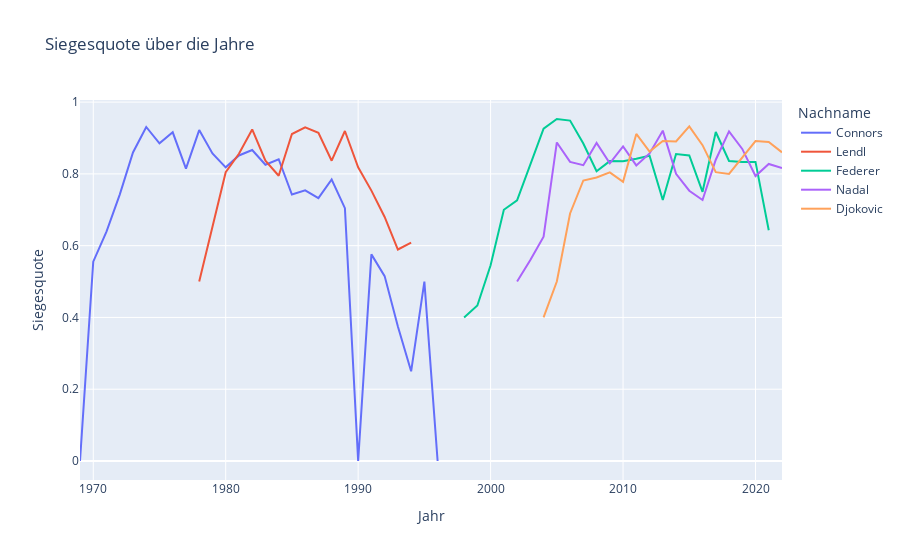

Here is the notebook cell this chart was saved with:
### Code cell
fig = px.line(df_top5, x='Jahr', y='Siegesquote', color='Nachname', title='Siegesquote über die Jahre')

fig.update_layout(xaxis_title='Jahr', yaxis_title='Siegesquote')

fig.show()

### Figure 1 — Plotly figure (JSON) as saved in the notebook; plotly's stock layout.template omitted (floating-point values rounded to 4 significant figures)
{"data": [{"hovertemplate": "Nachname=Connors<br>Jahr=%{x}<br>Siegesquote=%{y}<extra></extra>", "legendgroup": "Connors", "line": {"color": "#636efa", "dash": "solid"}, "marker": {"symbol": "circle"}, "mode": "lines", "name": "Connors", "orientation": "v", "showlegend": true, "type": "scatter", "x": [1969, 1970, 1971, 1972, 1973, 1974, 1975, 1976, 1977, 1978, 1979, 1980, 1981, 1982, 1983, 1984, 1985, 1986, 1987, 1988, 1989, 1990, 1991, 1992, 1993, 1994, 1995, 1996], "xaxis": "x", "y": [0, 0.5556, 0.6389, 0.7423, 0.8598, 0.9307, 0.8851, 0.9159, 0.8148, 0.9221, 0.8571, 0.8182, 0.8514, 0.8667, 0.8254, 0.8409, 0.7424, 0.7541, 0.7324, 0.7843, 0.7045, 0, 0.5758, 0.5152, 0.375, 0.25, 0.5, 0], "yaxis": "y"}, {"hovertemplate": "Nachname=Lendl<br>Jahr=%{x}<br>Siegesquote=%{y}<extra></extra>", "legendgroup": "Lendl", "line": {"color": "#EF553B", "dash": "solid"}, "marker": {"symbol": "circle"}, "mode": "lines", "name": "Lendl", "orientation": "v", "showlegend": true, "type": "scatter", "x": [1978, 1979, 1980, 1981, 1982, 1983, 1984, 1985, 1986, 1987, 1988, 1989, 1990, 1991, 1992, 1993, 1994], "xaxis": "x", "y": [0.5, 0.6552, 0.8045, 0.8559, 0.9237, 0.837, 0.7949, 0.9111, 0.9294, 0.9146, 0.8367, 0.9195, 0.8182, 0.7534, 0.68, 0.5893, 0.6087], "yaxis": "y"}, {"hovertemplate": "Nachname=Federer<br>Jahr=%{x}<br>Siegesquote=%{y}<extra></extra>", "legendgroup": "Federer", "line": {"color": "#00cc96", "dash": "solid"}, "marker": {"symbol": "circle"}, "mode": "lines", "name": "Federer", "orientation": "v", "showlegend": true, "type": "scatter", "x": [1998, 1999, 2000, 2001, 2002, 2003, 2004, 2005, 2006, 2007, 2008, 2009, 2010, 2011, 2012, 2013, 2014, 2015, 2016, 2017, 2018, 2019, 2020, 2021], "xaxis": "x", "y": [0.4, 0.4333, 0.5455, 0.7, 0.7262, 0.828, 0.9259, 0.9529, 0.9485, 0.8846, 0.8072, 0.8356, 0.8354, 0.8421, 0.8506, 0.7273, 0.8554, 0.8514, 0.75, 0.9167, 0.8361, 0.8333, 0.8333, 0.6429], "yaxis": "y"}, {"hovertemplate": "Nachname=Nadal<br>Jahr=%{x}<br>Siegesquote=%{y}<extra></extra>", "legendgroup": "Nadal", "line": {"color": "#ab63fa", "dash": "solid"}, "marker": {"symbol": "circle"}, "mode": "lines", "name": "Nadal", "orientation": "v", "showlegend": true, "type": "scatter", "x": [2002, 2003, 2004, 2005, 2006, 2007, 2008, 2009, 2010, 2011, 2012, 2013, 2014, 2015, 2016, 2017, 2018, 2019, 2020, 2021, 2022], "xaxis": "x", "y": [0.5, 0.56, 0.625, 0.8876, 0.8333, 0.8242, 0.8864, 0.8293, 0.8765, 0.8235, 0.8571, 0.9205, 0.8, 0.7531, 0.7273, 0.8395, 0.9184, 0.8696, 0.7941, 0.8276, 0.8163], "yaxis": "y"}, {"hovertemplate": "Nachname=Djokovic<br>Jahr=%{x}<br>Siegesquote=%{y}<extra></extra>", "legendgroup": "Djokovic", "line": {"color": "#FFA15A", "dash": "solid"}, "marker": {"symbol": "circle"}, "mode": "lines", "name": "Djokovic", "orientation": "v", "showlegend": true, "type": "scatter", "x": [2004, 2005, 2006, 2007, 2008, 2009, 2010, 2011, 2012, 2013, 2014, 2015, 2016, 2017, 2018, 2019, 2020, 2021, 2022], "xaxis": "x", "y": [0.4, 0.5, 0.6897, 0.7816, 0.7901, 0.8041, 0.7778, 0.9114, 0.8621, 0.8916, 0.8904, 0.9326, 0.88, 0.8049, 0.8, 0.8462, 0.8913, 0.8889, 0.86], "yaxis": "y"}], "layout": {"legend": {"title": {"text": "Nachname"}, "tracegroupgap": 0}, "title": {"text": "Siegesquote über die Jahre"}, "xaxis": {"anchor": "y", "domain": [0, 1], "title": {"text": "Jahr"}}, "yaxis": {"anchor": "x", "domain": [0, 1], "title": {"text": "Siegesquote"}}}}
